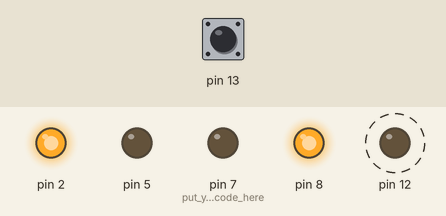
This sketch was run on a simulated Arduino Uno, built with avr-gcc and run on an emulated ATmega328P. Shown: output pins drawn as LEDs (lit = HIGH). Dashed ring = blinking. The inputs (shaded band) are chosen by the test bench; at power-on: pin 13 LOW.

Above: at 6.0 s.
6.1 s: pin 13 pulsed HIGH 2 times (0.12 s each, 0.3 s apart)
At 6.32 s:
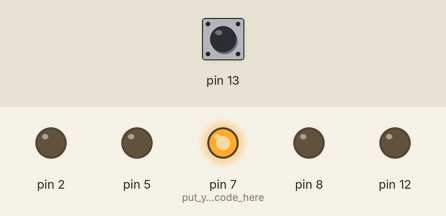
At 7.2 s:
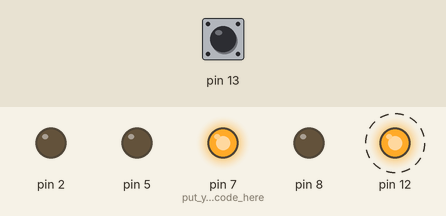
Timing chart, 0 to 15.6 s (numbered marks = the images above; inputs shaded):
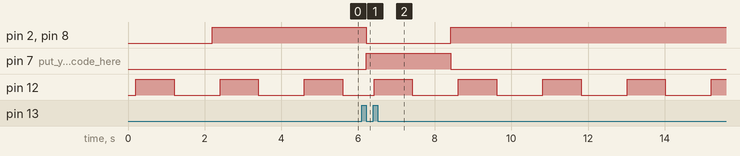

The sketch:

Projet1_ultrasonic_buzzer_with_light.ino
```cpp
float duration ;
int distance ;
void setup() {
  pinMode(2,OUTPUT);
  pinMode(5,OUTPUT);
  pinMode(7,OUTPUT);// put your setup code here, to run once:
  pinMode(13,INPUT);
  pinMode(12,OUTPUT);
  pinMode(8,OUTPUT);


}

void loop() {
  digitalWrite(12,LOW);
  delay(200);
  digitalWrite(12,HIGH);
  delay(1000);
  digitalWrite(12,LOW);

  duration = pulseIn(13,HIGH);
  distance = duration * 0.034 /2;
  if (distance <20){
    digitalWrite(2,HIGH);
    digitalWrite(8,HIGH);


  }
  else {
    digitalWrite(2,LOW);
    digitalWrite(8,LOW);

}

  if (distance<50){
    if (distance>20) {
      digitalWrite(4,HIGH);}
    else {
      digitalWrite(4,LOW);

    }

  }
  else{
    digitalWrite(4,LOW);

  }
  if (distance > 50){

    digitalWrite(7,HIGH);
  }
  else{
    digitalWrite(7,LOW);
  }


  // put your main code here, to run repeatedly:

}
```

Measured:
- after the input at 6.1 s, pin 2, pin 8: HIGH → LOW after 0.12 s, → HIGH 2.2 s later; pin 7 (put_your_setup_code_here): LOW → HIGH after 0.12 s, → LOW 2.2 s later
- by itself, pin 12: alternates HIGH for 1.0 s and LOW for 1.2 s
